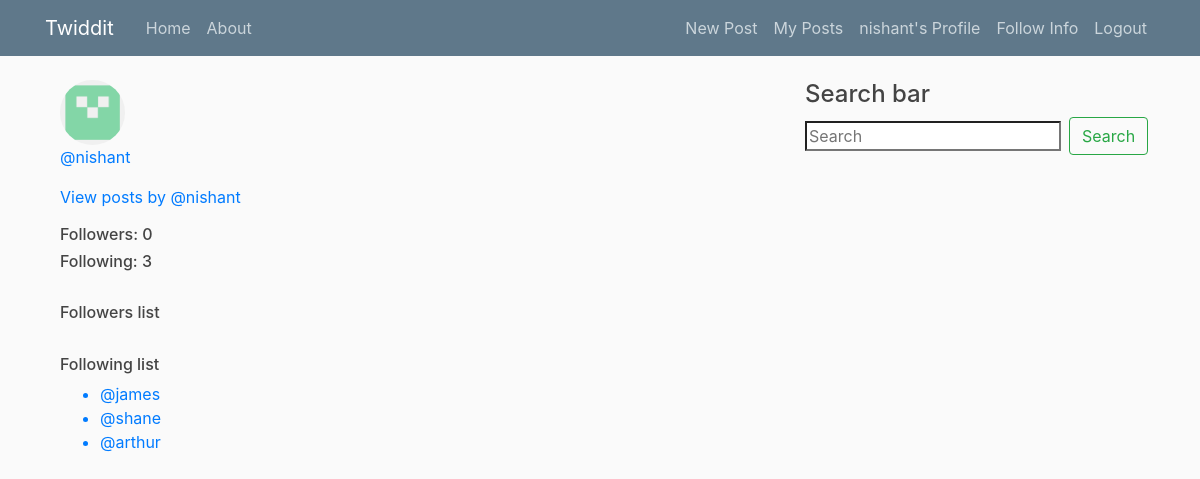
/user/nishant/follow/ (signed in), run on an earlier commit of the app's database.
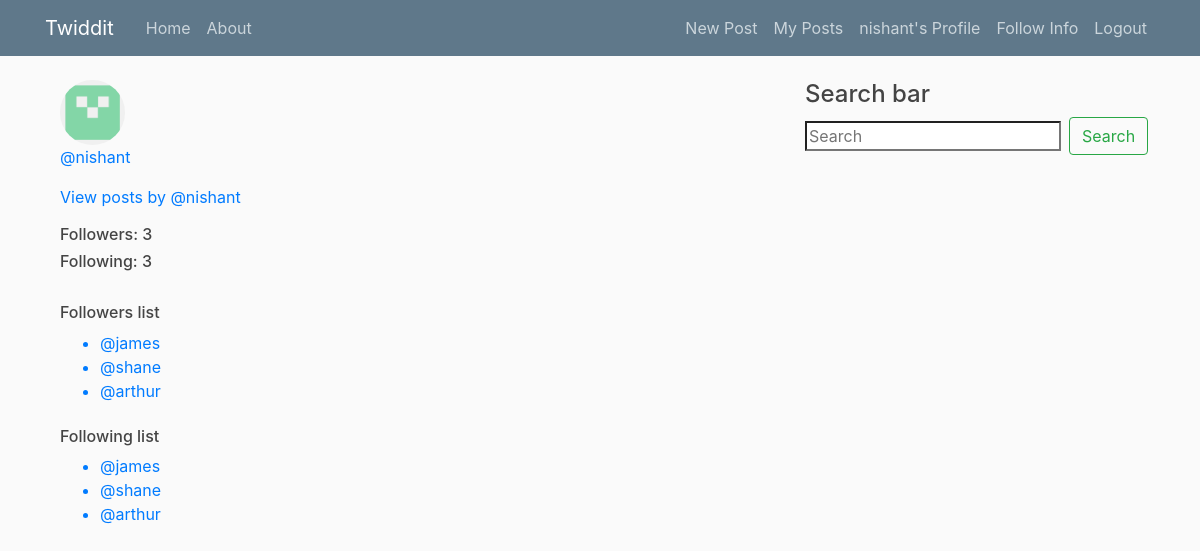
And on a later commit of the database.
### account/models.py (models this page shows, shortened)
class Account(AbstractBaseUser):
    email = models.EmailField(verbose_name='email', max_length=60, unique=True)
    username = models.CharField(verbose_name='username', max_length=30, unique=True)
    date_joined = models.DateTimeField(verbose_name='date_joined', auto_now_add=True)
    last_login = models.DateTimeField(verbose_name='last_login', auto_now=True)
    is_admin = models.BooleanField(default=False)
    is_active = models.BooleanField(default=True)
    is_staff = models.BooleanField(default=False)
    is_superuser = models.BooleanField(default=False)
    USERNAME_FIELD = 'username' # How you'd like to have the user login (Login-Field)
    REQUIRED_FIELDS = ['email', ]
    objects = MyAccountManager()
    def __str__(self):
        return self.username

### users/models.py (models this page shows, shortened)
class Profile(models.Model):
    user = models.OneToOneField(to=Account, on_delete=models.CASCADE)
    image = models.ImageField(default='default.png', upload_to='profile_pics')

class Follower(models.Model):
    follower = models.ForeignKey(to=Account, on_delete=models.CASCADE, related_name='following')
    following = models.ForeignKey(to=Account, on_delete=models.CASCADE, related_name='followers')
    class Meta:
        unique_together = ('follower', 'following')
    @property
    def get_follower(self):
        return self.follower # Works on single object, not queryset
    @property
    def get_following(self):
        return self.following # Works on single object, not queryset

### users/views.py (the view)
# urls.py: path('user/<str:username>/follow/', views.follow_info, name='follow-info'),
@login_required
def follow_info(request, username):
    visitor = get_object_or_404(klass=Account, username=request.user.username)
    user = get_object_or_404(klass=Account, username=username)
    posts = Post.objects.filter(author=user).order_by('-date_posted')
    paginator = Paginator(object_list=posts, per_page=10)
    page_number = request.GET.get('page')
    page_obj = paginator.get_page(page_number)
    followers_list = user.followers.all()
    following_list = user.following.all()
    followers_count = len(followers_list)
    following_count = len(following_list)
    visitor_follows_user = visitor.following.filter(following=user).first()
    user_follows_visitor = user.following.filter(following=visitor).first()
    is_following = False # Does visitor follow user?
    is_followed_by = False # Does user follow visitor?
    visiting_own_profile = False
    if visitor_follows_user:
        is_following = True
    if user_follows_visitor:
        is_followed_by = True
    if visitor == user:
        visiting_own_profile = True
    context = {
        'visitor': visitor,
        'username': user,
        'visiting_own_profile': visiting_own_profile,
        'posts': posts,
        'followers_list': followers_list,
        'following_list': following_list,
        'followers_count': followers_count,
        'following_count': following_count,
        'page_obj': page_obj,
        'is_following': is_following,
        'is_followed_by': is_followed_by,
    }
    return render(request=request, template_name='users/follow_info.html', context=context)

### users/templates/users/follow_info.html (shortened to what this page needs)
{% extends "blog/base.html" %}
{% block content %}
  <div class="container">
    <img class="rounded-circle article-img" src="{{ username.profile.image.url }}">
    <div>
      {% if is_followed_by %}
        <p><a href="{% url 'blog:user-posts' username %}">@{{ username }}</a> Follows you</p>
      {% else %}
        <p><a href="{% url 'blog:user-posts' username %}">@{{ username }}</a></p>
      {% endif %}
      <p><a href="{% url 'blog:user-posts' username %}">View posts by @{{ username }}</a></p>
      <h6>Followers: {{ followers_count }}</h6>
      <h6>Following: {{ following_count }}</h6>
    </div>
  </div>
  <br>
  <div class="container">
    <h6>Followers list</h6>
    {% for follower in followers_list %}
    <ul>
      <a href="{% url 'blog:user-posts' follower.get_follower %}">
        <li>@{{ follower.get_follower }}</li>
      </a>
    </ul>
    {% endfor %}
    <br>
    <h6>Following list</h6>
    {% for following in following_list %}
    <ul>
      <a href="{% url 'blog:user-posts' following.get_following %}">
        <li>@{{ following.get_following }}</li>
      </a>
    </ul>
    {% endfor %}
  </div>
  <br>
{% endblock content %}

### blog/templates/blog/base.html (shortened to what this page needs)
{% load static %}
<!DOCTYPE html>
<html>
<head>
    <link rel="stylesheet" href="https://maxcdn.bootstrapcdn.com/bootstrap/4.0.0/css/bootstrap.min.css">
    <link rel="stylesheet" type="text/css" href="{% static 'blog/main.css' %}">
</head>
<body>
    <header class="site-header">
      <nav class="navbar navbar-expand-md navbar-dark bg-steel fixed-top">
        <div class="container">
          <a class="navbar-brand mr-4" href="/">Twiddit</a>
          <div class="collapse navbar-collapse" id="navbarToggle">
            <div class="navbar-nav mr-auto">
              <a class="nav-item nav-link" href="{% url 'blog-home' %}">Home</a>
              <a class="nav-item nav-link" href="{% url 'blog-about' %}">About</a>
            </div>
            <div class="navbar-nav">
              {% if user.is_authenticated %}
                <a class="nav-item nav-link" href="{% url 'post-create' %}">New Post</a>
                <a class="nav-item nav-link" href="{% url 'blog:user-posts' user.username %}">My Posts</a>
                <a class="nav-item nav-link" href="{% url 'profile' %}">{{ user.username }}'s Profile</a>
                <a class="nav-item nav-link" href="{% url 'users:follow-info' user.username %}">Follow Info</a>
                <a class="nav-item nav-link" href="{% url 'logout' %}">Logout</a>
              {% else %}
                <a class="nav-item nav-link" href="{% url 'login' %}">Login</a>
                <a class="nav-item nav-link" href="{% url 'register' %}">Register</a>
              {% endif %}
            </div>
          </div>
        </div>
      </nav>
    </header>
    <main role="main" class="container">
      <div class="row">
        <div class="col-md-8">
          {% block content %}{% endblock %}
        </div>
        <div class="col-md-4">
          <h4>Search bar</h4>
          <form class="form-inline my-2 my-lg-0">
            <input class="from-control mr-sm-2"
                   type="search"
                   placeholder="Search"
                   aria-label="Search"
                   name="search">
            <button class="btn btn-outline-success my-2 my-sm-0" type="submit">Search</button>
          </form>
        </div>
      </div>
    </main>
</body>
</html>

### blog/static/blog/main.css (style rules this page uses)
body { background: #fafafa; color: #333333; margin-top: 5rem; }
h1, h2, h3, h4, h5, h6 { color: #444444; }
ul { margin: 0; }
.bg-steel { background-color: #5f788a; }
.site-header .navbar-nav .nav-link { color: #cbd5db; }
.article-img { height: 65px; width: 65px; margin-right: 16px; }

What changed in the data, as far as the page shows it:
added Follower: get_follower "james", shown under "Followers list"
added Follower: get_follower "shane", shown under "Followers list"
added Follower: get_follower "arthur", shown under "Followers list"
Also different on the page:
{{ followers_count }}: "0" → "3"
